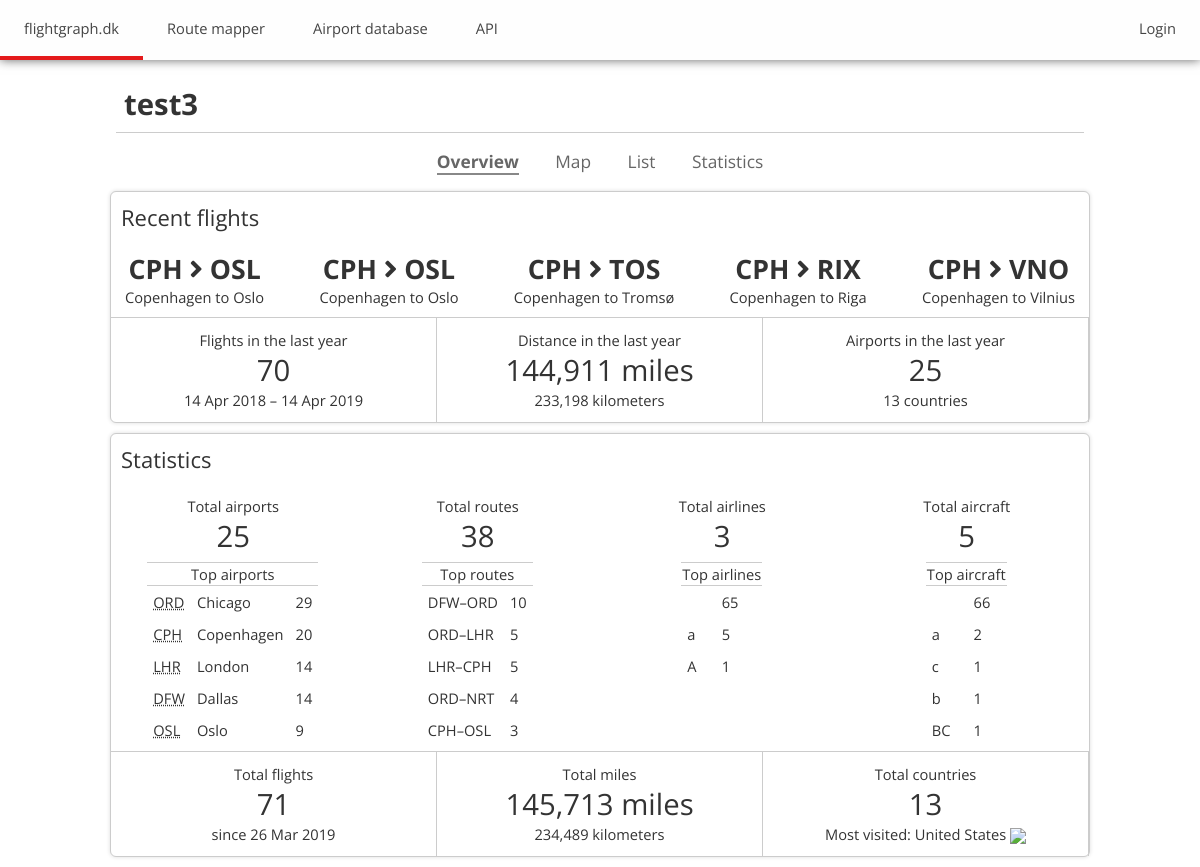
The app's page /home/test3 with its own data.
### flights/models.py (models this page shows, shortened)
class Flight(models.Model):
    origin = models.ForeignKey('Airport', on_delete=models.PROTECT, related_name='origins')
    destination = models.ForeignKey('Airport', on_delete=models.PROTECT, related_name='destinations')
    date = models.DateField(blank=True, null=True, help_text='YYYY-MM-DD')
    number = models.CharField(max_length=10, blank=True)
    airline = models.CharField(max_length=100, blank=True)
    aircraft = models.CharField(max_length=100, blank=True)
    aircraft_registration = models.CharField(max_length=10, blank=True)
    distance = models.FloatField(default=-1)
    travel_class = models.CharField(max_length=100, blank=True)
    seat = models.CharField(max_length=10, blank=True)
    operator = models.CharField(max_length=100, blank=True)
    comments = models.TextField(max_length=10000, blank=True)
    sortid = models.IntegerField(default=-1) # Assigned manually at creation
    owner = models.ForeignKey(User, on_delete=models.CASCADE, related_name='owners')
    picture = models.ImageField(upload_to='static/user_photos', blank=True) # Does this work, or should we do it manually?
    picture_link = models.URLField(blank=True)
    image = models.FileField(blank=True)

class Airport(models.Model):
    iata = models.CharField('IATA', max_length=3, blank=True)
    icao = models.CharField('ICAO', max_length=4, blank=True)
    name = models.CharField(max_length=100)
    city = models.CharField(max_length=100)
    region = models.CharField(max_length=100, blank=True)
    region_iso = models.CharField('Region code', max_length=10, blank=True, help_text='ISO 3166-2')
    country = models.CharField(max_length=100)
    country_iso = models.CharField('Country code', max_length=100, help_text='ISO 3166-1 alpha-2')
    latitude = models.FloatField()
    longitude = models.FloatField()
    elevation = models.FloatField()
    opened = models.DateField(blank=True, null=True, help_text='YYYY-MM-DD')
    closed = models.DateField(blank=True, null=True, help_text='YYYY-MM-DD')
    def __str__(self):
        if self.iata is not '':
            return self.iata
        elif self.icao is not '':
            return self.icao
        else:
            return self.name[:4] + '...'
    def html_name(self):
        if self.country in ['United States', 'United Kingdom', 'Australia', 'Germany', 'Canada', 'Italy', 'Switzerland', 'China', 'United Arab Emirates']:
            location = self.city + ', ' + self.region + ', ' + self.country
        else:
            location = self.city + ', ' + self.country
        return '<abbr title="' + self.name + ', ' + location + '">' + str(self) + '</abbr>'

### flights/views.py (the view)
# urls.py: path('home', views.home, name='home'),
def home(request, username=None):
    if username is not None:
        profile = 1
        user = User.objects.get(username=username)
    else:
        profile = 0
        user = request.user
        if not user.is_authenticated:
            return login_view(request)
    flights = Flight.objects.filter(owner=user).order_by('-sortid')
    latest_flights = Flight.objects.filter(owner=user).order_by('-sortid')[:5][::-1]
    flights_this_year = Flight.objects.filter(owner=user, date__range=[datetime.date.today() - datetime.timedelta(days=365), datetime.date.today()])
    countries = Airport.objects.values('country', 'country_iso').annotate(
        id__count=Count('origins', filter=Q(origins__in=flights), distinct=True)+Count('destinations', filter=Q(destinations__in=flights), distinct=True)
    ).filter(Q(id__count__gt=0)).order_by('-id__count')
    countries_this_year = Airport.objects.values('country', 'country_iso').annotate(
        id__count=Count('origins', filter=Q(origins__in=flights_this_year), distinct=True)+Count('destinations', filter=Q(destinations__in=flights_this_year), distinct=True)
    ).filter(Q(id__count__gt=0)).order_by('-id__count')
    top_country = countries[0]
    try:
        distance_mi = flights.aggregate(Sum('distance'))['distance__sum']
        distance_km = distance_mi * 6371.0/3959.0
        distance_mi_this_year = flights_this_year.aggregate(Sum('distance'))['distance__sum']
        distance_km_this_year = distance_mi_this_year * 6371.0/3959.0
    except:
        distance_mi = distance_km = 0
        distance_mi_this_year = distance_km_this_year = 0
    top_airports = Airport.objects.annotate(
        id__count=Count('origins', filter=Q(origins__in=flights), distinct=True)+Count('destinations', filter=Q(destinations__in=flights), distinct=True)
    ).filter(Q(id__count__gt=0)).order_by('-id__count')
    airports_list = [
        {'id': airport.id,
         'count': airport.id__count,
         'iata': airport.iata,
         'icao': airport.icao,
         'name': airport.name,
         'html_name': airport.html_name(),
         'city': airport.city,
         'percent': np.round(airport.id__count / (len(flights)*2.0) * 100, decimals=1),
        } for airport in top_airports
    ]
    new_airports = Airport.objects.annotate(
        id__count=Count('origins', filter=Q(origins__in=flights_this_year), distinct=True)+Count('destinations', filter=Q(destinations__in=flights_this_year), distinct=True)
    ).filter(Q(id__count__gt=0)).order_by('-id__count')
    top_routes = flights.values('origin__iata', 'origin__name', 'origin__city', 'origin__country', 'destination__iata', 'destination__name', 'destination__city', 'destination__country', 'origin__latitude', 'origin__longitude', 'destination__latitude', 'destination__longitude').annotate(Count('id')).order_by('-id__count')
    routes_list = [
        {'origin': route['origin__iata'],
         'destination': route['destination__iata'],
         'count': route['id__count'],
         'percent': np.round(route['id__count'] / len(flights) * 100.0, decimals=1)}
        for route in top_routes
    ]
    def get_inverse_count(origin, destination):
        for route in routes_list:
            if route['destination'] == origin and route['origin'] == destination:
                return route['count']
        return 0
    new_routes_list = [
        {'origin': route['origin'],
         'destination': route['destination'],
         'count': route['count'] + get_inverse_count(route['origin'], route['destination']),
         'percent': np.round(route['count'] / len(flights) * 100.0, decimals=1)}
         for route in routes_list
    ]
    for route in new_routes_list:
        for route2 in new_routes_list:
            if route2['origin'] == route['destination'] and route2['destination'] == route['origin']:
                new_routes_list.remove(route2)
    new_routes_list.sort(key=lambda x: -1*x['count'])
    top_airlines = flights.values('airline').annotate(Count('id')).order_by('-id__count')
    airlines_list = [
        {'airline': airline['airline'],
         'count': airline['id__count'],
         'percent': np.round(airline['id__count'] / (len(flights)) * 100.0, decimals=1)}
        for airline in top_airlines
    ]
    top_planes = flights.values('aircraft').annotate(Count('id')).order_by('-id__count')
    aircraft_list = [
        {'aircraft': plane['aircraft'],
         'count': plane['id__count'],
         'percent': np.round(plane['id__count'] / len(flights) * 100.0, decimals=1)}
        for plane in top_planes
    ]
    home_airport = UserProfile.objects.get(user=user).home_airport
    context = {
        'latest_flights': latest_flights,
        'this_year': [datetime.date.today() - datetime.timedelta(days=365), datetime.date.today()],
        'flights_this_year': len(flights_this_year),
        'total_flights': len(flights),
        'first_flight_date': flights[len(flights)-1].date if len(flights) > 0 else datetime.date.today(),
        'distance_mi': int(distance_mi),
        'distance_km': int(distance_km),
        'distance_mi_this_year': int(distance_mi_this_year),
        'distance_km_this_year': int(distance_km_this_year),
        'airports_this_year': len(new_airports),
        'countries_this_year': len(countries_this_year),
        'total_countries': len(countries),
        'owner': True if username == None else False,
        'top_routes': new_routes_list[:5],
        'top_airports': airports_list[:5],
        'top_airlines': airlines_list[:5],
        'top_planes': aircraft_list[:5],
        'total_routes': len(new_routes_list),
        'total_airports': len(airports_list),
        'total_aircraft': len(aircraft_list),
        'total_airlines': len(airlines_list),
        'top_country': top_country,
        'username': user.username,
        'profile_username': user.username,
        'own': user == request.user,
        'profile': profile,
        'home_airport': home_airport,
    }
    return render(request, 'flights/home.html', context)

### flights/templates/flights/home.html (shortened to what this page needs)
{% extends 'flights/base.html' %}
{% load static %}
{% load humanize %}
{% block links %}
<link rel="stylesheet" type="text/css" href="{% static 'flights/css/home.css' %}" />
{% endblock %}
{% block content %}
<div id="main-container">
    <div id="topnamecontainer">
        <div style="display: inline-block;">
            <span id="topname">{{ username }} {% if username == "admin" %}<i style="font-size: 12pt; vertical-align: middle; cursor: help;" class="fas fa-laptop-code" title="Site developer"></i>{% endif %}</span>
            <br>
        </div>
    </div>
    <div id="topnav2">
        <a href="{% if profile %}{% url 'home' profile_username %}{% else %}{% url 'home' %}{% endif %}" class="selecteddiv">Overview</a>
        <a href="{% if profile %}{% url 'profile_map' profile_username %}{% else %}{% url 'map' %}{% endif %}">Map</a>
        <a href="{% if profile %}{% url 'profile_list' profile_username %}{% else %}{% url 'list' %}{% endif %}">List</a>
        <a href="{% if profile %}{% url 'profile_statistics' profile_username %}{% else %}{% url 'statistics' %}{% endif %}">Statistics</a>
    </div>
    <div id="list" class="submap">
        <h2>Recent flights</h2>
        <div id="flex-container">
            {% for flight in latest_flights %}
            <div class="flight">
                <div class="flight-airport">{{ flight.origin.iata }} <i class="fa fa-angle-right"></i> {{ flight.destination.iata }}</div>
                <div>{{ flight.origin.city }} to {{ flight.destination.city }}</div>
            </div>
            {% endfor %}
        </div>
        <hr>
        <div class="flex-container-2">
            <div class="recent-statistic">
                <div class="recent-header">Flights in the last year</div>
                <div class="recent-number">{{ flights_this_year }}</div>
                <div class="recent-header">{{ this_year.0|date:"d M Y" }} – {{ this_year.1|date:"d M Y" }}</div>
            </div>
            <div class="recent-statistic">
                <div class="recent-header">Distance in the last year</div>
                <div class="recent-number">{{ distance_mi_this_year|intcomma }} miles</div>
                <div class="recent-header">{{ distance_km_this_year|intcomma }} kilometers</div>
            </div>
            <div class="recent-statistic">
                <div class="recent-header">Airports in the last year</div>
                <div class="recent-number">{{ airports_this_year }}</div>
                <div class="recent-header">{{ countries_this_year }} countries</div>
            </div>
        </div>
    </div>
    <div id="statistics" class="submap">
        <h2>Statistics</h2>
        <div class="flex-container-2">
            <div class="recent-statistic-no-border">
                <div class="recent-header">Total airports</div>
                <div class="recent-number">{{ total_airports|intcomma }}</div>
            </div>
            <div class="recent-statistic-no-border">
                <div class="recent-header">Total routes</div>
                <div class="recent-number">{{ total_routes|intcomma }}</div>
            </div>
            <div class="recent-statistic-no-border">
                <div class="recent-header">Total airlines</div>
                <div class="recent-number">{{ total_airlines }}</div>
            </div>
            <div class="recent-statistic-no-border">
                <div class="recent-header">Total aircraft</div>
                <div class="recent-number">{{ total_aircraft }}</div>
            </div>
        </div>
        <div class="flex-container-2">
            <div class="stattable-div">
                <table>
                    <tr>
                        <th colspan="3">Top airports</th>
                    </tr>
                    {% for airport in top_airports %}
                    <tr>
                        <td>{{ airport.html_name|safe }}</td>
                        <td>{{ airport.city }}</td>
                        <td>{{ airport.count }}</td>
                    </tr>
                    {% endfor %}
                </table>
            </div>
            <div class="stattable-div">
                <table>
                    <tr>
                        <th colspan="2">Top routes</th>
                    </tr>
                    {% for route in top_routes %}
                    <tr>
                        <td>{{ route.origin }}–{{ route.destination }}</td>
                        <td>{{ route.count }}</td>
                    </tr>
                    {% endfor %}
                </table>
            </div>
            <div class="stattable-div">
                <table>
                    <tr>
                        <th colspan="2">Top airlines</th>
                    </tr>
                    {% for airline in top_airlines %}
                    <tr>
                        <td>{{ airline.airline }}</td>
                        <td>{{ airline.count }}</td>
                    </tr>
                    {% endfor %}
                </table>
            </div>
            <div class="stattable-div">
                <table>
                    <tr>
                        <th colspan="2">Top aircraft</th>
                    </tr>
                    {% for aircraft in top_planes %}
                    <tr>
                        <td>{{ aircraft.aircraft }}</td>
                        <td>{{ aircraft.count }}</td>
                    </tr>
                    {% endfor %}
                </table>
            </div>
        </div>
        <hr>
        <div class="flex-container-2">
            <div class="recent-statistic">
                <div class="recent-header">Total flights</div>
                <div class="recent-number">{{ total_flights|intcomma }}</div>
                <div class="recent-header">since {{ first_flight_date|date:"d M Y" }}</div>
            </div>
            <div class="recent-statistic">
                <div class="recent-header">Total miles</div>
                <div class="recent-number">{{ distance_mi|intcomma }} miles</div>
                <div class="recent-header">{{ distance_km|intcomma }} kilometers</div>
            </div>
            <div class="recent-statistic">
                <div class="recent-header">Total countries</div>
                <div class="recent-number">{{ total_countries }}</div>
                <div class="recent-header">Most visited: {{ top_country.country }} <img src="https://s3.amazonaws.com/flightgraph-static/static/flights/img/flags/16/{{ top_country.country_iso }}.png"></div>
            </div>
        </div>
    </div>
</div>
{% endblock %}

### records on screen
Flight: origin.iata "CPH", destination.iata "OSL", origin.city "Copenhagen", destination.city "Oslo"
Flight: origin.iata "CPH", destination.iata "OSL", origin.city "Copenhagen", destination.city "Oslo"
Flight: origin.iata "CPH", destination.iata "TOS", origin.city "Copenhagen", destination.city "Tromsø"
Flight: origin.iata "CPH", destination.iata "RIX", origin.city "Copenhagen", destination.city "Riga"
Flight: origin.iata "CPH", destination.iata "VNO", origin.city "Copenhagen", destination.city "Vilnius"
Airport: html_name "ORD", city "Chicago", count "29"
Airport: html_name "CPH", city "Copenhagen", count "20"
Airport: html_name "LHR", city "London", count "14"
Airport: html_name "DFW", city "Dallas", count "14"
Airport: html_name "OSL", city "Oslo", count "9"
Flight: date "26 Mar 2019"

### other values on screen
{{ username }} "test3"
{{ flights_this_year }} "70"
{{ this_year.0|date:"d M Y" }} "14 Apr 2018"
{{ this_year.1|date:"d M Y" }} "14 Apr 2019"
{{ distance_mi_this_year|intcomma }} "144,911"
{{ distance_km_this_year|intcomma }} "233,198"
{{ airports_this_year }} "25"
{{ countries_this_year }} "13"
{{ total_airports|intcomma }} "25"
{{ total_routes|intcomma }} "38"
{{ total_airlines }} "3"
{{ total_aircraft }} "5"
{{ route.origin }} "DFW" "ORD" "LHR" "ORD" "CPH"
{{ route.destination }} "ORD" "LHR" "CPH" "NRT" "OSL"
{{ route.count }} "10" "5" "5" "4" "3"
